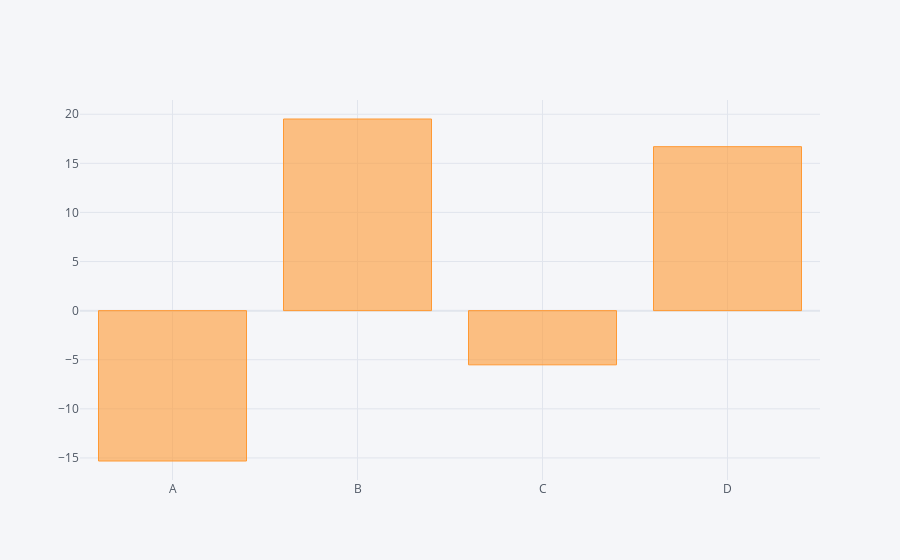

Write notebook code for a chart like this one.
### Code cell
df.sum().iplot(kind='bar')

### Figure 1 — Plotly figure (JSON) as saved in the notebook; plotly's stock layout.template omitted (floating-point values rounded to 4 significant figures)
{"data": [{"marker": {"color": "rgba(255, 153, 51, 0.6)", "line": {"color": "rgba(255, 153, 51, 1.0)", "width": 1}}, "name": "None", "orientation": "v", "text": "", "type": "bar", "x": ["A", "B", "C", "D"], "y": [-15.31, 19.51, -5.52, 16.7]}], "layout": {"legend": {"bgcolor": "#F5F6F9", "font": {"color": "#4D5663"}}, "paper_bgcolor": "#F5F6F9", "plot_bgcolor": "#F5F6F9", "title": {"font": {"color": "#4D5663"}}, "xaxis": {"gridcolor": "#E1E5ED", "showgrid": true, "tickfont": {"color": "#4D5663"}, "title": {"font": {"color": "#4D5663"}, "text": ""}, "zerolinecolor": "#E1E5ED"}, "yaxis": {"gridcolor": "#E1E5ED", "showgrid": true, "tickfont": {"color": "#4D5663"}, "title": {"font": {"color": "#4D5663"}, "text": ""}, "zerolinecolor": "#E1E5ED"}}}
